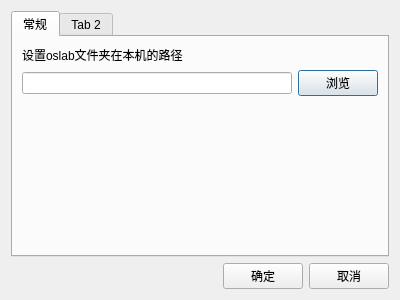
<?xml version="1.0" encoding="UTF-8"?>
<ui version="4.0">
 <class>OptionDialog</class>
 <widget class="QDialog" name="OptionDialog">
  <property name="geometry">
   <rect>
    <x>0</x>
    <y>0</y>
    <width>400</width>
    <height>300</height>
   </rect>
  </property>
  <property name="windowTitle">
   <string>选项</string>
  </property>
  <property name="modal">
   <bool>true</bool>
  </property>
  <layout class="QVBoxLayout" name="verticalLayout">
   <item>
    <widget class="QTabWidget" name="tabWidget">
     <widget class="QWidget" name="tab">
      <attribute name="title">
       <string>常规</string>
      </attribute>
      <layout class="QVBoxLayout" name="verticalLayout_2">
       <item>
        <widget class="QLabel" name="label">
         <property name="text">
          <string>设置oslab文件夹在本机的路径</string>
         </property>
        </widget>
       </item>
       <item>
        <layout class="QHBoxLayout" name="horizontalLayout">
         <item>
          <widget class="QLineEdit" name="lineEdit"/>
         </item>
         <item>
          <widget class="QPushButton" name="pushButton">
           <property name="text">
            <string>浏览</string>
           </property>
          </widget>
         </item>
        </layout>
       </item>
       <item>
        <spacer name="verticalSpacer">
         <property name="orientation">
          <enum>Qt::Vertical</enum>
         </property>
         <property name="sizeHint" stdset="0">
          <size>
           <width>20</width>
           <height>150</height>
          </size>
         </property>
        </spacer>
       </item>
      </layout>
     </widget>
     <widget class="QWidget" name="tab_2">
      <attribute name="title">
       <string>Tab 2</string>
      </attribute>
     </widget>
    </widget>
   </item>
   <item>
    <layout class="QHBoxLayout" name="horizontalLayout_2">
     <item>
      <spacer name="horizontalSpacer">
       <property name="orientation">
        <enum>Qt::Horizontal</enum>
       </property>
       <property name="sizeHint" stdset="0">
        <size>
         <width>40</width>
         <height>20</height>
        </size>
       </property>
      </spacer>
     </item>
     <item>
      <widget class="QPushButton" name="pushButton_2">
       <property name="text">
        <string>确定</string>
       </property>
      </widget>
     </item>
     <item>
      <widget class="QPushButton" name="pushButton_3">
       <property name="text">
        <string>取消</string>
       </property>
      </widget>
     </item>
    </layout>
   </item>
  </layout>
 </widget>
 <resources/>
 <connections>
  <connection>
   <sender>pushButton_3</sender>
   <signal>clicked()</signal>
   <receiver>OptionDialog</receiver>
   <slot>close()</slot>
   <hints>
    <hint type="sourcelabel">
     <x>377</x>
     <y>281</y>
    </hint>
    <hint type="destinationlabel">
     <x>395</x>
     <y>246</y>
    </hint>
   </hints>
  </connection>
 </connections>
</ui>
